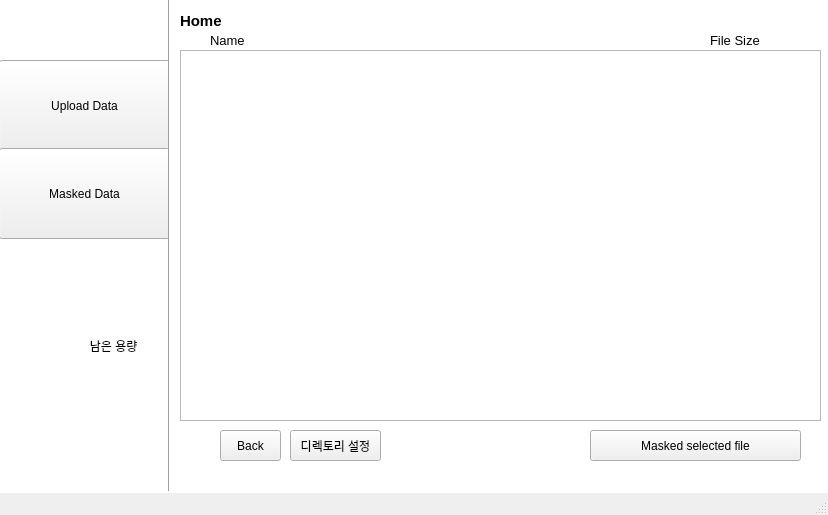
<?xml version="1.0" encoding="UTF-8"?>
<ui version="4.0">
 <class>MainWindow</class>
 <widget class="QMainWindow" name="MainWindow">
  <property name="geometry">
   <rect>
    <x>0</x>
    <y>0</y>
    <width>828</width>
    <height>515</height>
   </rect>
  </property>
  <property name="windowTitle">
   <string>MainWindow</string>
  </property>
  <widget class="QWidget" name="centralwidget">
   <widget class="QLabel" name="label">
    <property name="geometry">
     <rect>
      <x>-20</x>
      <y>-50</y>
      <width>851</width>
      <height>621</height>
     </rect>
    </property>
    <property name="font">
     <font>
      <pointsize>9</pointsize>
      <bold>false</bold>
     </font>
    </property>
    <property name="styleSheet">
     <string notr="true">background-color:white;</string>
    </property>
    <property name="text">
     <string/>
    </property>
   </widget>
   <widget class="QPushButton" name="pushButton">
    <property name="geometry">
     <rect>
      <x>-1</x>
      <y>60</y>
      <width>171</width>
      <height>91</height>
     </rect>
    </property>
    <property name="text">
     <string>Upload Data</string>
    </property>
   </widget>
   <widget class="QPushButton" name="pushButton_2">
    <property name="geometry">
     <rect>
      <x>-1</x>
      <y>148</y>
      <width>171</width>
      <height>91</height>
     </rect>
    </property>
    <property name="text">
     <string>Masked Data</string>
    </property>
   </widget>
   <widget class="Line" name="line">
    <property name="geometry">
     <rect>
      <x>161</x>
      <y>-30</y>
      <width>16</width>
      <height>521</height>
     </rect>
    </property>
    <property name="styleSheet">
     <string notr="true">color:black;</string>
    </property>
    <property name="orientation">
     <enum>Qt::Vertical</enum>
    </property>
   </widget>
   <widget class="QLabel" name="label_2">
    <property name="geometry">
     <rect>
      <x>180</x>
      <y>10</y>
      <width>71</width>
      <height>21</height>
     </rect>
    </property>
    <property name="font">
     <font>
      <pointsize>11</pointsize>
      <bold>true</bold>
     </font>
    </property>
    <property name="text">
     <string>Home</string>
    </property>
   </widget>
   <widget class="QPushButton" name="pushButton_3">
    <property name="geometry">
     <rect>
      <x>220</x>
      <y>430</y>
      <width>61</width>
      <height>31</height>
     </rect>
    </property>
    <property name="text">
     <string>Back</string>
    </property>
   </widget>
   <widget class="QPushButton" name="pushButton_4">
    <property name="geometry">
     <rect>
      <x>590</x>
      <y>430</y>
      <width>211</width>
      <height>31</height>
     </rect>
    </property>
    <property name="text">
     <string>Masked selected file</string>
    </property>
   </widget>
   <widget class="QLabel" name="label_3">
    <property name="geometry">
     <rect>
      <x>210</x>
      <y>30</y>
      <width>71</width>
      <height>21</height>
     </rect>
    </property>
    <property name="font">
     <font>
      <pointsize>10</pointsize>
      <bold>false</bold>
     </font>
    </property>
    <property name="text">
     <string>Name</string>
    </property>
   </widget>
   <widget class="QLabel" name="label_4">
    <property name="geometry">
     <rect>
      <x>710</x>
      <y>30</y>
      <width>71</width>
      <height>21</height>
     </rect>
    </property>
    <property name="font">
     <font>
      <pointsize>10</pointsize>
      <bold>false</bold>
     </font>
    </property>
    <property name="text">
     <string>File Size</string>
    </property>
   </widget>
   <widget class="QLabel" name="label_5">
    <property name="geometry">
     <rect>
      <x>0</x>
      <y>320</y>
      <width>171</width>
      <height>51</height>
     </rect>
    </property>
    <property name="text">
     <string>                           남은 용량</string>
    </property>
   </widget>
   <widget class="QListView" name="listView">
    <property name="geometry">
     <rect>
      <x>180</x>
      <y>50</y>
      <width>641</width>
      <height>371</height>
     </rect>
    </property>
   </widget>
   <widget class="QPushButton" name="pushButton_5">
    <property name="geometry">
     <rect>
      <x>290</x>
      <y>430</y>
      <width>91</width>
      <height>31</height>
     </rect>
    </property>
    <property name="text">
     <string>디렉토리 설정</string>
    </property>
   </widget>
  </widget>
  <widget class="QMenuBar" name="menubar">
   <property name="geometry">
    <rect>
     <x>0</x>
     <y>0</y>
     <width>828</width>
     <height>22</height>
    </rect>
   </property>
  </widget>
  <widget class="QStatusBar" name="statusbar"/>
 </widget>
 <resources/>
 <connections/>
</ui>
